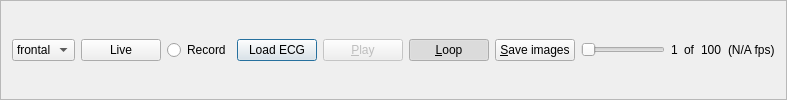
     <widget class="QFrame" name="frame_4">
      <property name="minimumSize">
       <size>
        <width>0</width>
        <height>0</height>
       </size>
      </property>
      <property name="frameShape">
       <enum>QFrame::StyledPanel</enum>
      </property>
      <property name="frameShadow">
       <enum>QFrame::Raised</enum>
      </property>
      <layout class="QHBoxLayout" name="horizontalLayout_7">
       <item>
        <widget class="QComboBox" name="comboBoxSelectFramegrabber">
         <property name="enabled">
          <bool>true</bool>
         </property>
         <item>
          <property name="text">
           <string>frontal</string>
          </property>
         </item>
         <item>
          <property name="text">
           <string>lateral</string>
          </property>
         </item>
        </widget>
       </item>
       <item>
        <widget class="QPushButton" name="buttonLive">
         <property name="text">
          <string>Live</string>
         </property>
        </widget>
       </item>
       <item>
        <widget class="QRadioButton" name="radioButtonRecord">
         <property name="text">
          <string>Record</string>
         </property>
        </widget>
       </item>
       <item>
        <widget class="QPushButton" name="buttonLoadECGMainStream">
         <property name="enabled">
          <bool>true</bool>
         </property>
         <property name="text">
          <string>Load ECG</string>
         </property>
         <property name="autoDefault">
          <bool>true</bool>
         </property>
         <property name="default">
          <bool>true</bool>
         </property>
         <property name="flat">
          <bool>false</bool>
         </property>
        </widget>
       </item>
       <item>
        <widget class="QPushButton" name="buttonPlayMainStream">
         <property name="enabled">
          <bool>false</bool>
         </property>
         <property name="text">
          <string>&amp;Play</string>
         </property>
        </widget>
       </item>
       <item>
        <widget class="QPushButton" name="doLoopButtonMainStream">
         <property name="text">
          <string>&amp;Loop</string>
         </property>
         <property name="checkable">
          <bool>true</bool>
         </property>
         <property name="checked">
          <bool>true</bool>
         </property>
        </widget>
       </item>
       <item>
        <widget class="QPushButton" name="buttonSaveImageMainStream">
         <property name="enabled">
          <bool>true</bool>
         </property>
         <property name="text">
          <string>&amp;Save images</string>
         </property>
        </widget>
       </item>
       <item>
        <widget class="QSlider" name="sliderBufferedFrameMainStream">
         <property name="enabled">
          <bool>true</bool>
         </property>
         <property name="minimum">
          <number>1</number>
         </property>
         <property name="maximum">
          <number>100</number>
         </property>
         <property name="orientation">
          <enum>Qt::Horizontal</enum>
         </property>
         <property name="tickPosition">
          <enum>QSlider::NoTicks</enum>
         </property>
        </widget>
       </item>
       <item>
        <widget class="QLabel" name="labelCurrentFrameMainStream">
         <property name="text">
          <string>1</string>
         </property>
        </widget>
       </item>
       <item>
        <widget class="QLabel" name="labelMainStream">
         <property name="text">
          <string>of</string>
         </property>
        </widget>
       </item>
       <item>
        <widget class="QLabel" name="labelNumberOfFramesMainStream">
         <property name="text">
          <string>100</string>
         </property>
        </widget>
       </item>
       <item>
        <widget class="QLabel" name="labelFramesPerSecondMainStream">
         <property name="text">
          <string>(N/A fps)</string>
         </property>
        </widget>
       </item>
      </layout>
     </widget>
